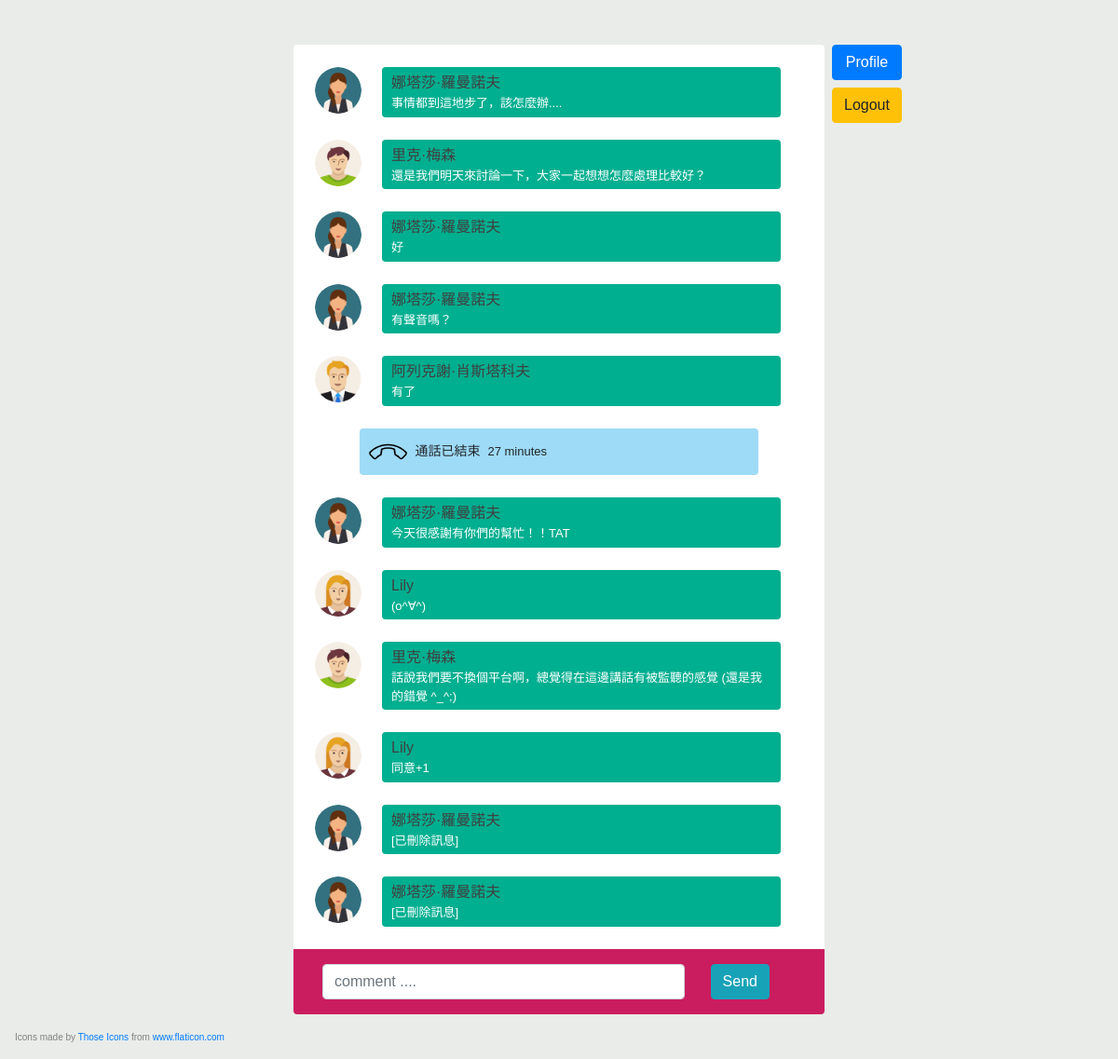
Before: /chat.php (signed in) with the older database file.
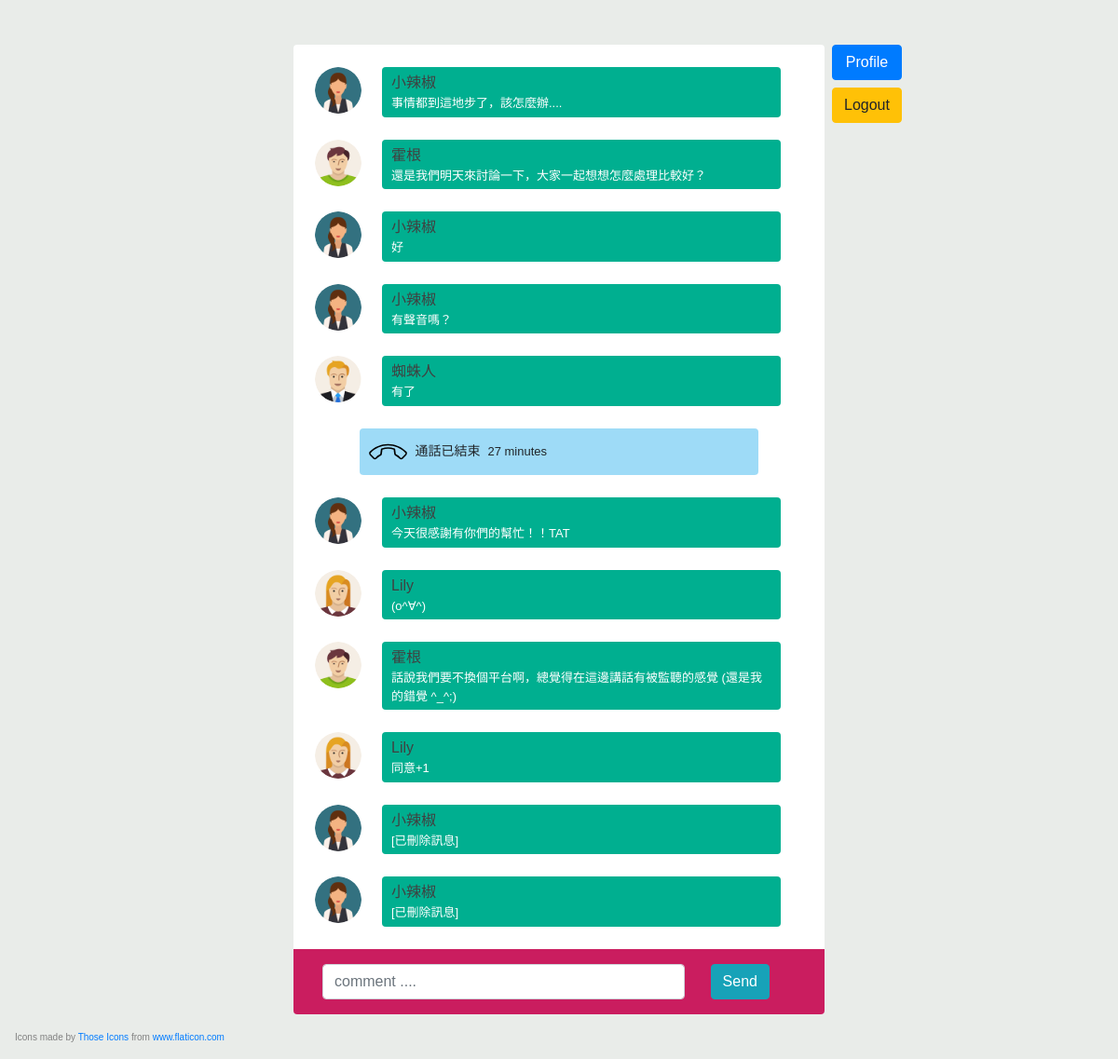
After: the same page with the newer database file.
### tables this page shows
CREATE TABLE message (isMessage BOOL, deleted BOOL, name VARCHAR(50), time INT,
                           call_duration CHAR(11), msg TEXT);

### src/chat.php (the view, shortened to what this page needs)
<?php
require_once('config.php');
?>
<!doctype html>
<html lang="en">
  <head>
    <link rel="stylesheet" href="https://maxcdn.bootstrapcdn.com/bootstrap/4.0.0-beta.3/css/bootstrap.min.css">
    <link rel="stylesheet" href="https://maxcdn.bootstrapcdn.com/font-awesome/4.7.0/css/font-awesome.min.css">
    <link rel="stylesheet" href="style/chat.css">
  </head>
  <body>
  <div class="container">
    <div class="row mt-5 mb-5">
      <div class="col-md-6 offset-md-3 col-sm-6 offset-sm-3 col-12 comments-main pt-4 rounded">
        <?php
          function show_message($row, $icon) {
            $message = ($row['deleted'] === '1') ? '[已刪除訊息]' : $row['msg'];
            ?>
        <ul class="p-0">
          <li>
            <div class="row comments mb-2">
              <div class="col-md-2 col-sm-2 col-3 text-center user-img">
                <img id="profile-photo" src="res/<?= $icon?>" class="rounded-circle" />
              </div>
              <div class="col-md-9 col-sm-9 col-9 comment rounded mb-2">
                <h4 class="m-0"><a href="profile.php?name=<?= $row['name']?>"><?= $row['name']?></a></h4>
                <p class="mb-0 text-white"><?= $message?></p>
              </div>
            </div>
          </li>
        </ul>
            <?php
          }
          function show_phonecall($row) {
            ?>
        <ul class="p-0">
          <li>
            <div class="row comments mb-2">
              <div class="col-md-9 col-sm-9 col-9 comment phone rounded mb-2">
                <img id="phone-icon" src="res/phone.svg" class="rounded-circle mr-1" />
                <h5 class="m-0">通話已結束</h5><h6 class="ml-2"><?= $row['call_duration']?> minutes</h6>
              </div>
            </div>
          </li>
        </ul>
            <?php
          }
          $result = mysqli_query($conn, "SELECT username, icon FROM chat.users");
          $icons = array();
          while ($row = mysqli_fetch_assoc($result)) {
            $icons[$row['username']] = $row['icon'];
          }
          $result = mysqli_query($conn, "SELECT * FROM chat.message");
          while ($row = mysqli_fetch_assoc($result)) {
            if ($row['isMessage'] === '1') {
              show_message($row, $icons[$row['name']]);
            } else {
              show_phonecall($row);
            }
          }
        ?>
        <div class="row comment-box-main p-3 rounded-bottom">
          <div class="col-md-9 col-sm-9 col-9 pr-0 comment-box">
            <input type="text" class="form-control" placeholder="comment ...." />
          </div>
          <div class="col-md-3 col-sm-2 col-2 pl-0 text-center send-btn">
            <button class="btn btn-info">Send</button>
          </div>
        </div>
      </div>
      <div class="ml-2 sidebar">
        <form action='profile.php' method='GET' class="mb-2">
          <button type="submit" class="btn btn-primary">Profile</button>
        </form>
        <form action='logout.php' method='GET'>
          <button type='submit' class="btn btn-warning">Logout</button>
        </form>
      </div>
    </div>
  </div>
  <p class="ml-3 footer">Icons made by <a href="https://www.flaticon.com/authors/those-icons" title="Those Icons">Those Icons</a> from <a href="https://www.flaticon.com/" title="Flaticon"> www.flaticon.com</a></p>
  </body>
</html>

### src/style/chat.css (style rules this page uses)
body { font-family: 'Raleway', sans-serif; background: #E9ECE9; }
.comments-main { background: #FFF; }
.comments-main ul li { list-style: none; }
.comments .comment { padding: 5px 10px; background: #00AF90; }
.comments .user-img img { width: 50px; height: 50px; }
.comments .comment h4 { display: inline-block; font-size: 16px; }
.comments .comment h5 { display: inline-block; font-size: 14px; }
.comments .comment h6 { display: inline-block; font-size: 13px; }
.comments .comment h4 a { color: #404040; text-decoration: none; }
.comments .comment p { font-size: 13px; }
.comment-box-main { background: #CA1D5F; }
.comments .phone { background: #9edbf7; margin-left: 12.5%; }
#phone-icon { width: 10%; }
.sidebar .btn { width: 100%; }
.footer { bottom: 0; position: fixed; font-size: 10px; color: gray; }

Changed rows visible on the page:
removed message: isMessage 1 (drawn), name "娜塔莎·羅曼諾夫", msg "事情都到這地步了，該怎麼辦...."
removed message: isMessage 1 (drawn), name "里克·梅森", msg "還是我們明天來討論一下，大家一起想想怎麼處理比較好？"
removed message: isMessage 1 (drawn), name "娜塔莎·羅曼諾夫", msg "好"
removed message: isMessage 1 (drawn), name "娜塔莎·羅曼諾夫", msg "有聲音嗎？"
removed message: isMessage 1 (drawn), name "阿列克謝·肖斯塔科夫", msg "有了"
removed message: isMessage 1 (drawn), name "娜塔莎·羅曼諾夫", msg "今天很感謝有你們的幫忙！！TAT"
removed message: isMessage 1 (drawn), name "里克·梅森", msg "話說我們要不換個平台啊，總覺得在這邊講話有被監聽的感覺 (還是我的錯覺 ^_^;)"
removed message: isMessage 1 (drawn), name "娜塔莎·羅曼諾夫", deleted "[已刪除訊息]"
removed message: isMessage 1 (drawn), name "娜塔莎·羅曼諾夫", deleted "[已刪除訊息]"
added message: isMessage 1 (drawn), name "小辣椒", msg "事情都到這地步了，該怎麼辦...."
added message: isMessage 1 (drawn), name "霍根", msg "還是我們明天來討論一下，大家一起想想怎麼處理比較好？"
added message: isMessage 1 (drawn), name "小辣椒", msg "好"
added message: isMessage 1 (drawn), name "小辣椒", msg "有聲音嗎？"
added message: isMessage 1 (drawn), name "蜘蛛人", msg "有了"
added message: isMessage 1 (drawn), name "小辣椒", msg "今天很感謝有你們的幫忙！！TAT"
added message: isMessage 1 (drawn), name "霍根", msg "話說我們要不換個平台啊，總覺得在這邊講話有被監聽的感覺 (還是我的錯覺 ^_^;)"
added message: isMessage 1 (drawn), name "小辣椒", deleted "[已刪除訊息]"
added message: isMessage 1 (drawn), name "小辣椒", deleted "[已刪除訊息]"
